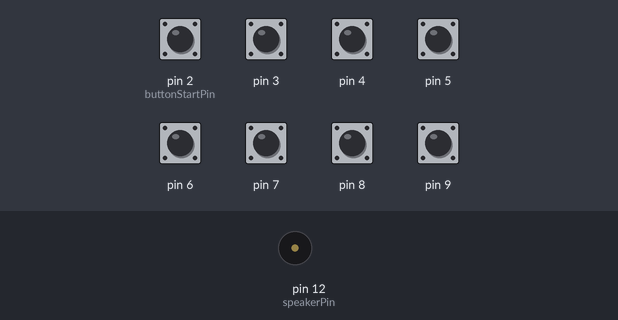
The sketch below on a simulated Arduino Uno, built with avr-gcc and run on an emulated ATmega328P. On the bench: buzzer (waves = sounding). The test bench sets the inputs (shaded band); at power-on: pin 2 (buttonStartPin), pin 3–9 HIGH.

Above: at 1.2 s.
1.3 s: pin 2 (buttonStartPin) pulled LOW for 0.15 s
At 1.37 s:
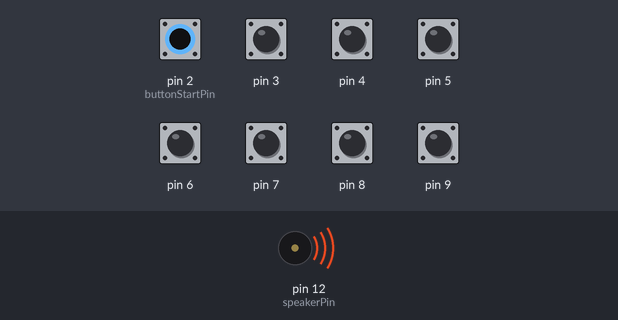
Timing chart, 0 to 4.3 s (numbered marks = the images above; inputs shaded):
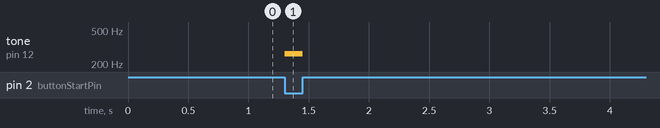

Measured:
- after the input at 1.3 s, tone on pin 12 (speakerPin): silent → 262 Hz at once, → silent 0.15 s later

The sketch:

tone_keyboard.ino
```cpp
// Simple 8 note organ (C major key)
// created 15 May 2017
// by Ryan Paul Wilson

#include "pitches.h"

int buttonState = 0;
const int buttonStartPin = 2;
const int buttonCount = 8;
const int speakerPin = 12;

int notesOctave1[] = {
  NOTE_C4,
  NOTE_D4,
  NOTE_E4,
  NOTE_F4,
  NOTE_G4,
  NOTE_A4,
  NOTE_B4,
  NOTE_C5
};

void setup() {
  // button pins
  for (int input = buttonStartPin; input < buttonStartPin + buttonCount; input++) {
    pinMode(input, INPUT_PULLUP);
  }

  // speaker pin
  pinMode(speakerPin, OUTPUT);
}

void loop() {
  boolean keyPressed = false;
  for (int input = buttonStartPin; input < buttonStartPin + buttonCount; input++) {
    // get a sensor reading
    buttonState = digitalRead(input);

    // play sound for key
    if (buttonState == LOW && keyPressed == false) {
      keyPressed = true;
      tone(speakerPin, notesOctave1[input-buttonStartPin]);
    }
  }

  // silence speaker if no button pressed
  if (!keyPressed) {
      noTone(speakerPin);
  }

  // stabalizing delay
  delay(1);
}
```

pitches.h
```cpp
/*************************************************
 * Public Constants
 *************************************************/

#define NOTE_B0  31
#define NOTE_C1  33
#define NOTE_CS1 35
#define NOTE_D1  37
#define NOTE_DS1 39
#define NOTE_E1  41
#define NOTE_F1  44
#define NOTE_FS1 46
#define NOTE_G1  49
#define NOTE_GS1 52
#define NOTE_A1  55
#define NOTE_AS1 58
#define NOTE_B1  62
#define NOTE_C2  65
#define NOTE_CS2 69
#define NOTE_D2  73
#define NOTE_DS2 78
#define NOTE_E2  82
#define NOTE_F2  87
#define NOTE_FS2 93
#define NOTE_G2  98
#define NOTE_GS2 104
#define NOTE_A2  110
#define NOTE_AS2 117
#define NOTE_B2  123
#define NOTE_C3  131
#define NOTE_CS3 139
#define NOTE_D3  147
#define NOTE_DS3 156
#define NOTE_E3  165
#define NOTE_F3  175
#define NOTE_FS3 185
#define NOTE_G3  196
#define NOTE_GS3 208
#define NOTE_A3  220
#define NOTE_AS3 233
#define NOTE_B3  247
#define NOTE_C4  262
#define NOTE_CS4 277
#define NOTE_D4  294
#define NOTE_DS4 311
#define NOTE_E4  330
#define NOTE_F4  349
#define NOTE_FS4 370
#define NOTE_G4  392
#define NOTE_GS4 415
#define NOTE_A4  440
#define NOTE_AS4 466
#define NOTE_B4  494
#define NOTE_C5  523
#define NOTE_CS5 554
#define NOTE_D5  587
#define NOTE_DS5 622
#define NOTE_E5  659
#define NOTE_F5  698
#define NOTE_FS5 740
#define NOTE_G5  784
#define NOTE_GS5 831
#define NOTE_A5  880
#define NOTE_AS5 932
#define NOTE_B5  988
#define NOTE_C6  1047
#define NOTE_CS6 1109
#define NOTE_D6  1175
#define NOTE_DS6 1245
#define NOTE_E6  1319
#define NOTE_F6  1397
#define NOTE_FS6 1480
#define NOTE_G6  1568
#define NOTE_GS6 1661
#define NOTE_A6  1760
#define NOTE_AS6 1865
#define NOTE_B6  1976
#define NOTE_C7  2093
#define NOTE_CS7 2217
#define NOTE_D7  2349
#define NOTE_DS7 2489
#define NOTE_E7  2637
#define NOTE_F7  2794
#define NOTE_FS7 2960
#define NOTE_G7  3136
#define NOTE_GS7 3322
#define NOTE_A7  3520
#define NOTE_AS7 3729
#define NOTE_B7  3951
#define NOTE_C8  4186
#define NOTE_CS8 4435
#define NOTE_D8  4699
#define NOTE_DS8 4978
```
